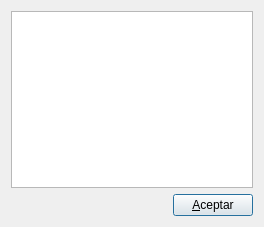
<?xml version="1.0" encoding="UTF-8"?>
<ui version="4.0">
 <class>Dialog</class>
 <widget class="QDialog" name="Dialog">
  <property name="geometry">
   <rect>
    <x>0</x>
    <y>0</y>
    <width>264</width>
    <height>227</height>
   </rect>
  </property>
  <property name="windowTitle">
   <string>Dialog</string>
  </property>
  <layout class="QGridLayout" name="gridLayout">
   <item row="0" column="0" colspan="2">
    <widget class="QTreeView" name="treeView"/>
   </item>
   <item row="1" column="0">
    <spacer name="horizontalSpacer">
     <property name="orientation">
      <enum>Qt::Horizontal</enum>
     </property>
     <property name="sizeHint" stdset="0">
      <size>
       <width>179</width>
       <height>20</height>
      </size>
     </property>
    </spacer>
   </item>
   <item row="1" column="1">
    <widget class="QPushButton" name="pushButton">
     <property name="text">
      <string>&amp;Aceptar</string>
     </property>
    </widget>
   </item>
  </layout>
 </widget>
 <resources/>
 <connections/>
</ui>
